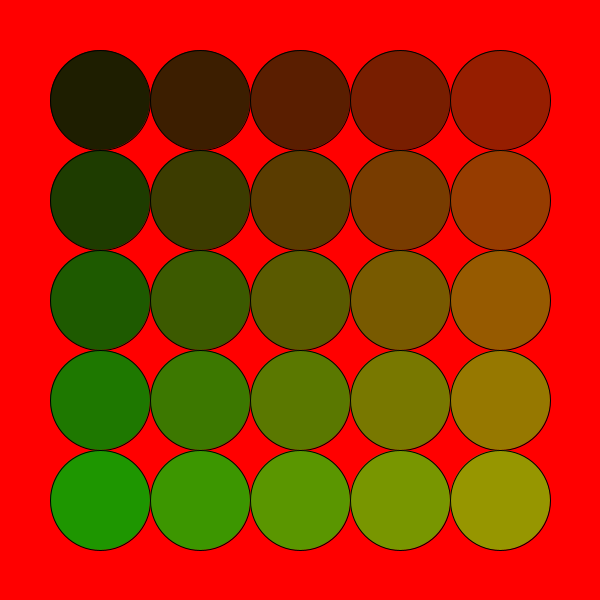
Frame 1 (no input)
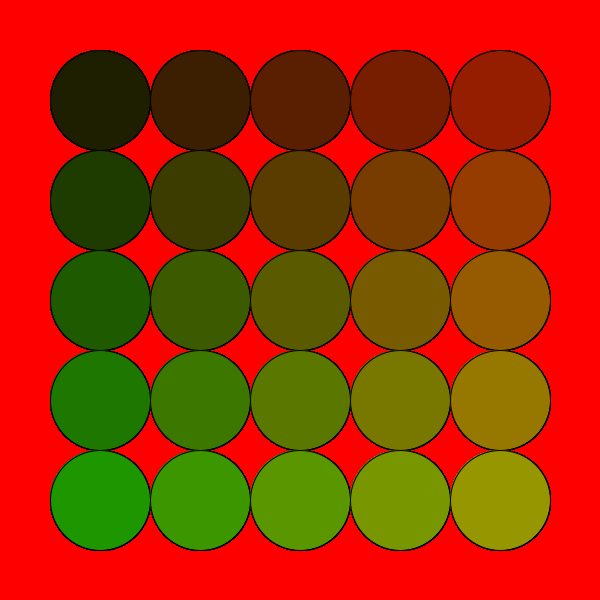
Frame 60 (the mouse pressed at the canvas centre just before this capture)
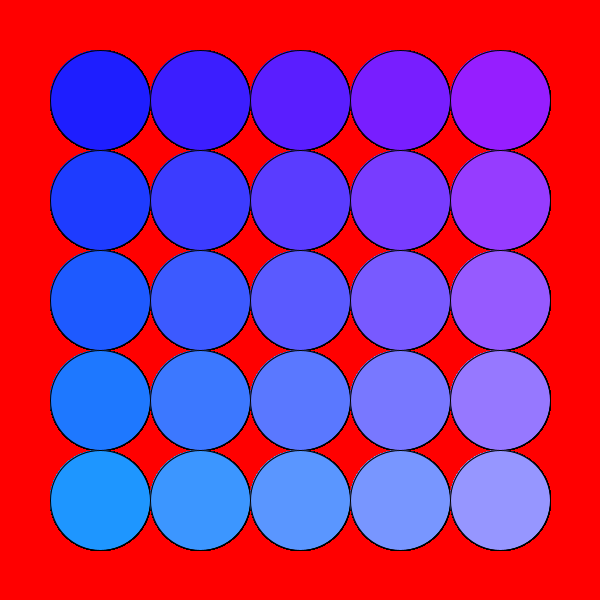
Frame 120 (the mouse held since frame 60 and released just before this capture)

The Processing sketch that drew these frames (run headless with seeded random() and noise(); from frame 60 on, the mouse is pressed at the canvas centre):

// Processing sketch: ejemplo7
// ── ejemplo7.pde
void setup(){
  size(600,600);
  background(255,0,0);
}
void draw(){
  for(int i=1;i<6;i=i+1){
    for(int j=1;j<6;j=j+1){
      fill(i*30,j*30,mouseX);
      ellipse(i*100,j*100,100,100);
    }
  }
}
